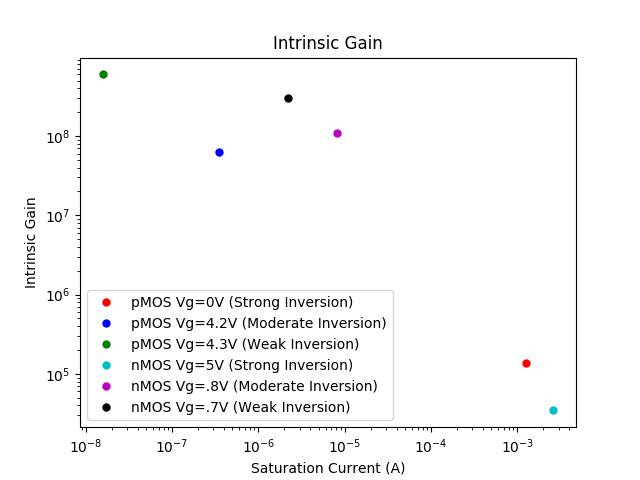

Python code for this plot:
# -*- coding: utf-8 -*-

import numpy as np
import matplotlib.pyplot as plt
from pmos_gain import pgain, pgain2, pgain3, pb, pb2, pb3
from nmos_gain import gain, gain2, gain3, b, b2, b3

if __name__ == '__main__':

    print(pgain, pgain2, pgain3)

    # Setting up plot
    title = "Intrinsic Gain"
    xLabel = "Saturation Current (A)"
    yLabel = "Intrinsic Gain"

    # Plotting Data

    Data1 = plt.loglog(pb, pgain, 'ro', markersize=5, label="pMOS Vg=0V (Strong Inversion)")
    Data1 = plt.loglog(pb2, pgain2, 'bo', markersize=5, label="pMOS Vg=4.2V (Moderate Inversion)")
    Data1 = plt.loglog(pb3, pgain3, 'go', markersize=5, label="pMOS Vg=4.3V (Weak Inversion)")

    Data1 = plt.loglog(b, gain, 'co', markersize=5, label="nMOS Vg=5V (Strong Inversion)")
    Data1 = plt.loglog(b2, gain2, 'mo', markersize=5, label="nMOS Vg=.8V (Moderate Inversion)")
    Data1 = plt.loglog(b3, gain3, 'ko', markersize=5, label="nMOS Vg=.7V (Weak Inversion)")


    plt.xlabel(xLabel)
    plt.ylabel(yLabel)
    plt.title(title)
    plt.legend()
    plt.savefig('gain.png', format='png')
    plt.show()
